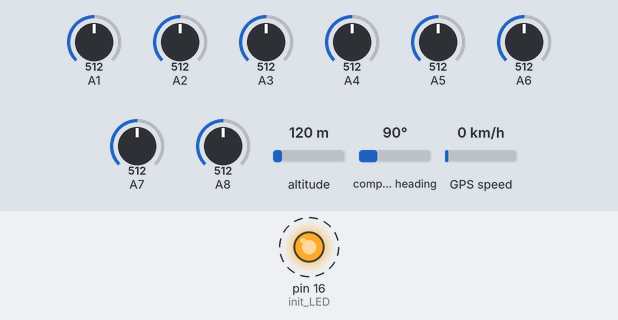
Recording of a sketch running on a simulated Arduino Mega 2560, built for the host (arithmetic inside an expression is 32-bit, double 64-bit). Parts: output pins drawn as LEDs (lit = HIGH). Dashed ring = blinking. The inputs (shaded band) are chosen by the test bench; at power-on: A1 = 512, A2 = 512, A3 = 512, A4 = 512, A5 = 512, A6 = 512, A7 = 512, A8 = 512, altitude 120 m, compass heading 90°, GPS speed 0 km/h. Storage starts empty; the GPS gets a fix after 3 s at 37.7749, -122.4194 with 8 satellites.

Above: at 1.3 s.
Timing chart, 0 to 4.0 s (numbered marks = the images above):
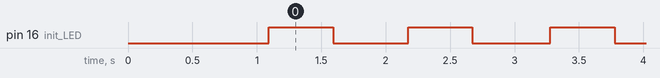

Measured:
- by itself, pin 16 (init_LED): alternates HIGH for 0.50 s and LOW for 0.60 s

The sketch:

AllSensorsCode.ino
```cpp
#include <SPI.h>
#include <SD.h>
#include <Adafruit_GPS.h>
#include <SoftwareSerial.h>

File fd;
const uint8_t BUFFER_SIZE = 20;
char fileName[] = "sensorsData.txt";

const uint8_t chipSelect = SS;

bool alreadyBegan = false;  // SD.begin() misbehaves if not first call

HardwareSerial mySerial = Serial2; // The radio module is connected to Serial1!

Adafruit_GPS GPS(&Serial2);

#define GPSECHO  true

boolean usingInterrupt = false;
void useInterrupt(boolean);
uint32_t timer = millis();

const int xInput[2] = {A7, A6};
const int yInput[2] = {A5, A4};
const int zInput[2] = {A3, A2};

int xRawMin = 325;
int xRawMax = 351;

int yRawMin = 325;
int yRawMax = 350;

int zRawMin = 327;
int zRawMax = 353;

const int sampleSize = 10;


//
// Read "sampleSize" samples and report the average
//
int ReadAxis(int axisPin)
{
  long reading = 0;
  analogRead(axisPin);
  delay(10);
  analogRead(axisPin);
  for (int i = 0; i < sampleSize; i++)
  {
    reading += analogRead(axisPin);
  }
  return reading / sampleSize;
}

// Interrupt is called once a millisecond, looks for any new GPS data, and stores it
SIGNAL(TIMER0_COMPA_vect) {
  char c = GPS.read();
}

void useInterrupt(boolean v) {
  if (v) {
    // Timer0 is already used for millis() - we'll just interrupt somewhere
    // in the middle and call the "Compare A" function above
    OCR0A = 0xAF;
    TIMSK0 |= _BV(OCIE0A);
    usingInterrupt = true;
  } else {
    // do not call the interrupt function COMPA anymore
    TIMSK0 &= ~_BV(OCIE0A);
    usingInterrupt = false;
  }
}

void initializeCard(void)
{
  if (!SD.begin(chipSelect) && !alreadyBegan)
  {
    initializeCard(); // Possible infinite retry loop is as valid as anything
  }
  else
  {
    alreadyBegan = true;
  }
}

void GPS_Module()
{
  if (! usingInterrupt) {
    char c = GPS.read();

   /* if (GPSECHO)
      if (c) Serial.print(c);*/
  }

  if (GPS.newNMEAreceived()) {
    if (!GPS.parse(GPS.lastNMEA()))
      return;
  }

  if (timer > millis())  timer = millis();

  if (millis() - timer > 1000) {
    timer = millis();


    if (GPS.fix) {

      //Serial.println("GPS_Default:");
      //Serial.print(GPS.latitude, 4); Serial.print(GPS.lat);
      //Serial.print(" ");
      //Serial.print(GPS.longitude, 4); Serial.println(GPS.lon);
      Serial1.println("GPS_Google:");
      Serial1.print(GPS.latitudeDegrees, 4);
      Serial1.print(" ");
      Serial1.println(GPS.longitudeDegrees, 4);

      Serial1.println(GPS.altitude);

    }
  }
}

void BarometerThermometer()
{

  int bitTemp;
  float tempFloat;
  int pressure;
  float pressureFloat;
  const int minBar = 40;
  const int maxBar = 960;
  digitalWrite(16, HIGH);
  delay(500);
  digitalWrite(16, LOW);
  delay(480);

  //technique for multiple accurate analog inputs:
  bitTemp = analogRead(A1); // 1) switching analog input
  delay(10);                // 2) charging capacitors
  bitTemp = analogRead(A1); // 3) reading the now accurate value

  pressure = analogRead(A8);// 1)...
  delay(10);
  pressure = analogRead(A8);

  long pressureWithCalc = map(pressure, minBar, maxBar, 1500, 11500);

  pressureFloat = pressureWithCalc / 100.0;

  tempFloat = bitTemp / 2.0;
  //Serial.println("USB");

  //Serial.print("RawTemp: ");
  //Serial.println(bitTemp);
  // Serial.print("Floating point version of Pressure: ");
  //Serial.println(Pressurefloat);
  //Serial.print("Calculated Temperature: ");
  Serial1.println("Thermometer:");
  Serial1.println(tempFloat, 1);
  Serial1.println("Barometer:");
  Serial1.println(pressureFloat, 1);

  fd.write("Thermometer:\n");
  fd.write(tempFloat);
  fd.write("\nBaromether:\n");
  fd.write(pressureFloat);
  fd.write("\n");
  fd.flush();


}

void Accelerometer()
{
  for (int i = 0; i < 2; i ++)
  {
    int xRaw = ReadAxis(xInput[i]);
    int yRaw = ReadAxis(yInput[i]);
    int zRaw = ReadAxis(zInput[i]);

    // Convert raw values to 'milli-Gs"
    long xScaled = map(xRaw, xRawMin, xRawMax, -1000, 1000);
    long yScaled = map(yRaw, yRawMax, yRawMin, -1000, 1000);
    long zScaled = map(zRaw, zRawMin, zRawMax, -1000, 1000);

    // re-scale to fractional Gs
    float xAccel = xScaled / 1000.0;
    float yAccel = yScaled / 1000.0;
    float zAccel = zScaled / 1000.0;

    Serial1.print("XYZ");
    if(!i)Serial1.print("O");
    else Serial1.print("l");
    Serial1.println(":");
    Serial1.println(xAccel);
    Serial1.println(yAccel);
    Serial1.println(zAccel);

    fd.write("XYZ:\n");
    fd.write(xAccel);
    fd.write("\n");
    fd.write(yAccel);
    fd.write("\n");
    fd.write(zAccel);
    fd.write("\n");
    fd.flush();

  }
}

void setup() {
  pinMode(16, OUTPUT);  // init LED

  Serial1.begin(9600);  // init Serial

  GPS.begin(9600);


  GPS.sendCommand(PMTK_SET_NMEA_OUTPUT_RMCGGA);

  GPS.sendCommand(PMTK_SET_NMEA_UPDATE_1HZ);   // 1 Hz update rate

  GPS.sendCommand(PGCMD_ANTENNA);


  useInterrupt(true);

  delay(1000);
  mySerial.println(PMTK_Q_RELEASE);

  initializeCard();
}

/// min(reg) = 4bits = 20mV = +2C
/// max = 300bits = 1500mV = +150C

void loop() {

  fd = SD.open(fileName, FILE_WRITE);

  Accelerometer();
  BarometerThermometer();
  GPS_Module();
  Serial1.println("Second");
  //delay(920);
  fd.close();
}
```
